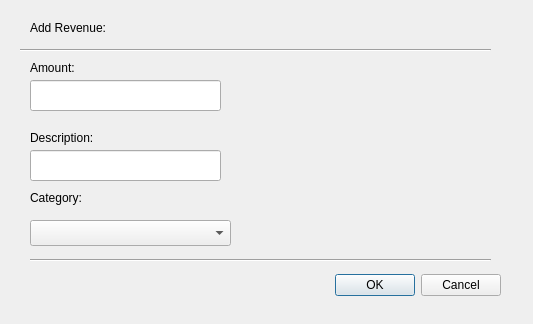
<?xml version="1.0" encoding="UTF-8"?>
<ui version="4.0">
 <class>Dialog</class>
 <widget class="QDialog" name="Dialog">
  <property name="geometry">
   <rect>
    <x>0</x>
    <y>0</y>
    <width>533</width>
    <height>324</height>
   </rect>
  </property>
  <property name="windowTitle">
   <string>Dialog</string>
  </property>
  <widget class="QDialogButtonBox" name="buttonBox">
   <property name="geometry">
    <rect>
     <x>140</x>
     <y>270</y>
     <width>361</width>
     <height>31</height>
    </rect>
   </property>
   <property name="orientation">
    <enum>Qt::Horizontal</enum>
   </property>
   <property name="standardButtons">
    <set>QDialogButtonBox::Cancel|QDialogButtonBox::Ok</set>
   </property>
  </widget>
  <widget class="QLabel" name="label">
   <property name="geometry">
    <rect>
     <x>30</x>
     <y>20</y>
     <width>141</width>
     <height>16</height>
    </rect>
   </property>
   <property name="text">
    <string>Add Revenue:</string>
   </property>
  </widget>
  <widget class="Line" name="line">
   <property name="geometry">
    <rect>
     <x>20</x>
     <y>40</y>
     <width>471</width>
     <height>21</height>
    </rect>
   </property>
   <property name="orientation">
    <enum>Qt::Horizontal</enum>
   </property>
  </widget>
  <widget class="Line" name="line_2">
   <property name="geometry">
    <rect>
     <x>30</x>
     <y>250</y>
     <width>461</width>
     <height>20</height>
    </rect>
   </property>
   <property name="orientation">
    <enum>Qt::Horizontal</enum>
   </property>
  </widget>
  <widget class="QLineEdit" name="lineEdit">
   <property name="geometry">
    <rect>
     <x>30</x>
     <y>80</y>
     <width>191</width>
     <height>31</height>
    </rect>
   </property>
  </widget>
  <widget class="QLabel" name="label_2">
   <property name="geometry">
    <rect>
     <x>30</x>
     <y>60</y>
     <width>60</width>
     <height>16</height>
    </rect>
   </property>
   <property name="text">
    <string>Amount:</string>
   </property>
  </widget>
  <widget class="QLineEdit" name="lineEdit_2">
   <property name="geometry">
    <rect>
     <x>30</x>
     <y>150</y>
     <width>191</width>
     <height>31</height>
    </rect>
   </property>
  </widget>
  <widget class="QLabel" name="label_3">
   <property name="geometry">
    <rect>
     <x>30</x>
     <y>130</y>
     <width>81</width>
     <height>16</height>
    </rect>
   </property>
   <property name="text">
    <string>Description:</string>
   </property>
  </widget>
  <widget class="QComboBox" name="comboBox">
   <property name="geometry">
    <rect>
     <x>30</x>
     <y>220</y>
     <width>201</width>
     <height>26</height>
    </rect>
   </property>
  </widget>
  <widget class="QLabel" name="label_4">
   <property name="geometry">
    <rect>
     <x>30</x>
     <y>190</y>
     <width>60</width>
     <height>16</height>
    </rect>
   </property>
   <property name="text">
    <string>Category: </string>
   </property>
  </widget>
 </widget>
 <resources/>
 <connections>
  <connection>
   <sender>buttonBox</sender>
   <signal>accepted()</signal>
   <receiver>Dialog</receiver>
   <slot>accept()</slot>
   <hints>
    <hint type="sourcelabel">
     <x>248</x>
     <y>254</y>
    </hint>
    <hint type="destinationlabel">
     <x>157</x>
     <y>274</y>
    </hint>
   </hints>
  </connection>
  <connection>
   <sender>buttonBox</sender>
   <signal>rejected()</signal>
   <receiver>Dialog</receiver>
   <slot>reject()</slot>
   <hints>
    <hint type="sourcelabel">
     <x>316</x>
     <y>260</y>
    </hint>
    <hint type="destinationlabel">
     <x>286</x>
     <y>274</y>
    </hint>
   </hints>
  </connection>
 </connections>
</ui>
